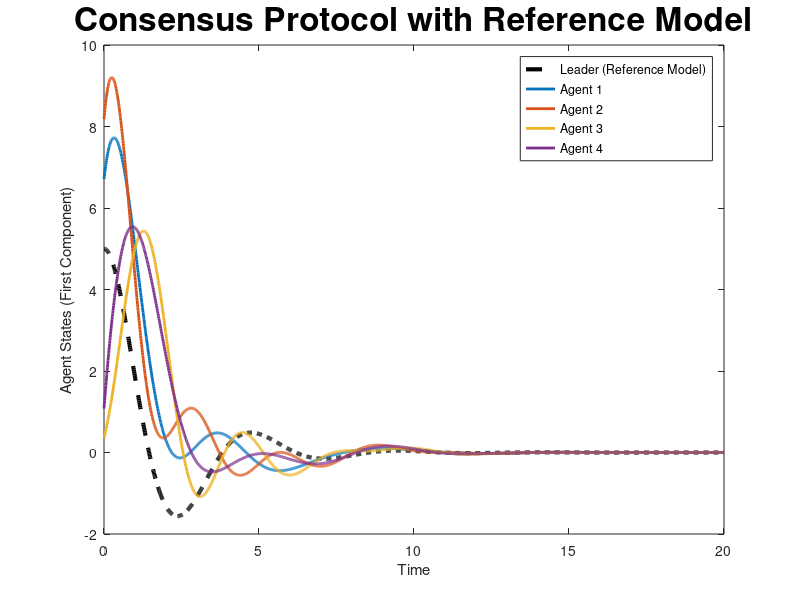

Write the MATLAB code that produced this figure. (Note: this script raises an error after producing the figure.)
% MATLAB script for consensus protocol with system dynamics and a reference model
clc;clear;
% Parameters
num_agents = 5;                     % Number of agents (1 leader + 4 followers)
time_step = 0.01;                    % Time step for simulation
total_time = 20;                     % Total simulation time
num_steps = total_time / time_step;  % Number of simulation steps
K = 1;                               % Consensus gain

% System matrices
A = [0 1; -2 -1];                    % Dynamics matrix for each agent
B = [0; 1];                          % Input matrix for each agent
C = [1 0];                           % Output matrix (observing the first state only)

% Initial states of agents and reference model
x_ref = [5; 0];                      % Initial state of the reference model (leader)
x = rand(num_agents - 1, 2) * 10;    % Random initial states for followers (2D for each agent)


% Define the adjacency matrix (connectivity between followers)
A_adj = [0 1 1 0;                    % Adjacency matrix for followers only
         1 0 1 1;
         1 1 0 1;
         0 1 1 0];


% Degree matrix and Laplacian matrix for followers
D = diag(sum(A_adj, 2));
L = D - A_adj;

% Store the history of states for plotting
x_history = zeros(num_agents, 2, num_steps);
x_history(1, :, 1) = x_ref';         % Initial state of the reference model
x_history(2:end, :, 1) = x;          % Initial states of the followers

% Consensus protocol update loop
for k = 2:num_steps
    % Update the leader's state according to its own dynamics (reference model)
    x_ref_dot = A * x_ref;
    x_ref = x_ref + time_step * x_ref_dot;
    
    % Calculate the output of the leader
    y_ref = C * x_ref;
    
    % Calculate outputs for each follower agent
    y = x * C';  % Compute output y = C * x for followers only
    
    % Consensus protocol control input for each follower agent
    u = -K * (y_ref - y) - K * L * y; % Modified control: track leader + neighbor influence
    
    % Update each follower's state based on system dynamics
    x_dot = (A * x')' + (B * u')';  % Matrix operations to match dimensions
    x = x + time_step * x_dot;       % Update follower states
    
    % Store the states for plotting
    x_history(1, :, k) = x_ref';     % Include the leader's state as the first row
    x_history(2:end, :, k) = x;      % Include follower states
end

% Plot results for the first component of each agent's state
time = linspace(0, total_time, num_steps);
figure;

% Plot the leader (reference model) with a distinct style and thicker line
plot(time, squeeze(x_history(1, 1, :)), 'k--', 'LineWidth', 3, 'DisplayName', 'Leader (Reference Model)');
hold on;

% Plot the followers with thicker lines and markers for clarity
colors = lines(num_agents - 1); % Use distinct colors for followers
for i = 2:num_agents
    plot(time, squeeze(x_history(i, 1, :)), 'LineWidth', 2, 'Color', colors(i-1, :), ...
         'DisplayName', sprintf('Agent %d', i - 1));
end

% Add labels, title, and legend
xlabel('Time');
ylabel('Agent States (First Component)');
title('Consensus Protocol with Reference Model','FontSize',24);
% Adjust the legend for better readability
lgd = legend;
lgd.FontSize = 20;            % Increase font size of the legend
lgd.Location = 'northeast';    % Place legend in the top right corner
lgd.Box = 'on';                % Add a box around the legend for clarity

grid on;
% Customize axis tick labels for clarity
ax = gca; % Get the current axis
ax.FontSize = 18; % Increase font size of tick labels
ax.XColor = [0.1, 0.1, 0.1]; % Darken X-axis tick labels
ax.YColor = [0.1, 0.1, 0.1]; % Darken Y-axis tick labels
ax.LineWidth = 1.5; % Increase axis line width for better clarity